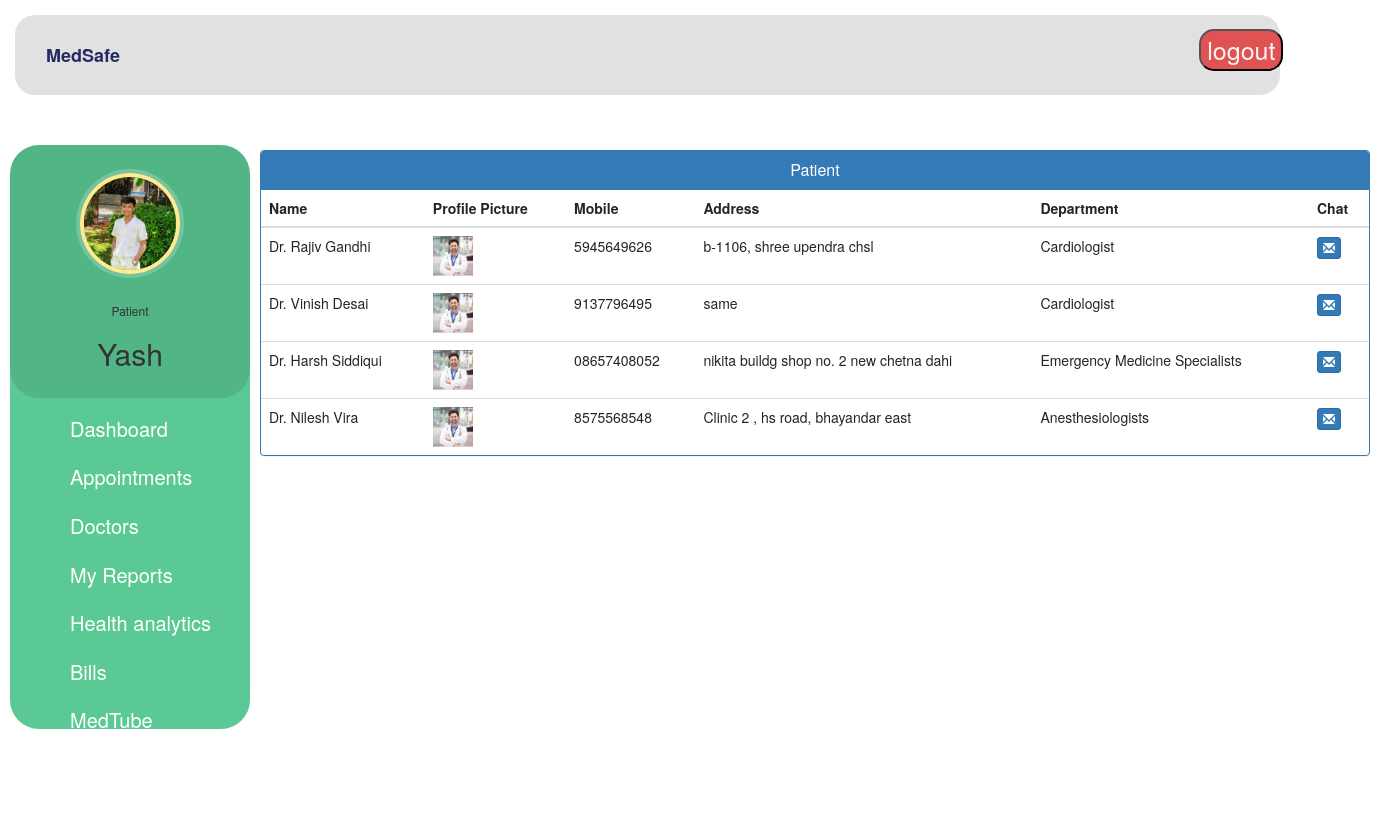
/patient-chat-view (signed in), run on the app's committed database.
### hospital/models.py (models this page shows, shortened)
class Patient(models.Model):
    user=models.OneToOneField(User,on_delete=models.CASCADE)
    profile_pic= models.ImageField(upload_to='profile_pic/PatientProfilePic/',null=True,blank=True)
    address = models.CharField(max_length=40)
    mobile = models.CharField(max_length=20,null=False)
    symptoms = models.CharField(max_length=100,null=False)
    assignedDoctorId = models.PositiveIntegerField(null=True)
    admitDate=models.DateField(auto_now=True)
    status=models.BooleanField(default=False)

class Doctor(models.Model):
    user=models.OneToOneField(User,on_delete=models.CASCADE)
    profile_pic= models.ImageField(upload_to='profile_pic/DoctorProfilePic/',null=True,blank=True)
    address = models.CharField(max_length=40)
    mobile = models.CharField(max_length=20,null=True)
    department= models.CharField(max_length=50,choices=departments,default='Cardiologist')
    status=models.BooleanField(default=False)
    availability=models.BooleanField(default=True)
    @property
    def get_name(self):
        return self.user.first_name+" "+self.user.last_name

### hospital/views.py (the view)
# urls.py: path('patient-chat-view', views.patient_chat_view, name='doctor-chat-view'),
@login_required(login_url='patientlogin')
@user_passes_test(is_patient)
def patient_chat_view(request):
    doctors=models.Doctor.objects.all().filter(status=True)
    patient=models.Patient.objects.get(user_id=request.user.id) #for profile picture of patient in sidebar
    return render(request,'hospital/patient_chat_view.html',{'patient':patient,'doctors':doctors})

### hospital/views.py (called while the page is built)
def is_patient(user):
    return user.groups.filter(name='PATIENT').exists()

### templates/hospital/patient_chat_view.html (shortened to what this page needs)
{% extends 'hospital/patient_base.html' %}
{% block content %}
{%load static%}
<head>
  <link href="//netdna.bootstrapcdn.com/bootstrap/3.0.0/css/bootstrap.min.css" rel="stylesheet" id="bootstrap-css">
</head>
<div class="container">
  <div class="panel panel-primary">
    <div class="panel-heading">
      <h6 class="panel-title">Patient</h6>
    </div>
    <table class="table table-hover" id="dev-table">
      <thead>
        <tr>
            <th>Name</th>
            <th>Profile Picture</th>
            <th>Mobile</th>
            <th>Address</th>
            <th>Department</th>
            <th>Chat</th>
          </tr>
        </thead>
        {% for d in doctors %}
        <tr>
          <td> {{d.get_name}}</td>
          <td> <img src="{% static d.profile_pic.url %}" alt="Profile Pic" height="40px" width="40px" /></td>
          <td>{{d.mobile}}</td>
          <td>{{d.address}}</td>
          <td>{{d.department}}</td>
        <td><a class="btn btn-primary btn-xs" href="{% url '1-1_chat' %}"><span class="glyphicon glyphicon-envelope"></span></a></td>
      </tr>
      {% endfor %}
    </table>
  </div>
</div>
{% endblock content %}

### templates/hospital/patient_base.html (shortened to what this page needs)
<!DOCTYPE html>
{% load static %}
<html lang="en">
<head>
  <link rel="stylesheet" href="https://stackpath.bootstrapcdn.com/bootstrap/4.3.1/css/bootstrap.min.css">
  <link rel="stylesheet" href="https://maxcdn.bootstrapcdn.com/font-awesome/4.7.0/css/font-awesome.min.css">
</head>
<body>
  <nav class="menu" tabindex="0">
    <header class="avatar">
      <img src="{% static patient.profile_pic.url %}" alt="Profile Pic" />
      <br><br>
      <h6>Patient</h6>
      <h2>{{request.user.first_name}}</h2>
    </header>
    <ul>
      <li tabindex="0" style="font-size: 20px;" class="icon-dashboard"> <a style="color:white; text-decoration:none;" href="/patient-dashboard"><span>Dashboard</span></a> </li>
      <li tabindex="0" style="font-size: 20px;" class="icon-calendar"> <a style="color:white; text-decoration:none;" href="/patient-appointment"><span>Appointments</span></a></li>
      <li tabindex="0" style="font-size: 20px;" class="icon-users"> <a style="color:white; text-decoration:none;" href="/patient-view-doctor"><span>Doctors</span></a></li>
      <li tabindex="0" style="font-size: 20px;" class="icon-users"> <a style="color:white; text-decoration:none;" href="/patient-reports"><span>My Reports</span></a></li>
      <li tabindex="0" style="font-size: 20px;" class="icon-users"> <a style="color:white; text-decoration:none;" href="/patient-graph"><span>Health analytics</span></a></li>
      <li tabindex="0" style="font-size: 20px;" class="icon-users"> <a style="color:white; text-decoration:none;" href="/patient-discharge"><span>Bills</span></a></li>
      <li tabindex="0" style="font-size: 20px;" class="icon-users"> <a style="color:white; text-decoration:none;" href="/patient_medtube"><span>MedTube</span></a></li>
      <li tabindex="0" style="font-size: 20px;" class="icon-users"> <a style="color:white; text-decoration:none;" href="/chat_bot"><span>MedBot Ai</span></a></li>
      <li tabindex="0" style="font-size: 20px;" class="icon-users"> <a style="color:white; text-decoration:none;" href="/patient-chat-view"><span>1-1 Chat</span></a></li>
    </ul>
  </nav>
  <main>
    <div class="bs-example">
      <nav class="navbar navbar-expand-md  navbar-dark fixed-top">
        <a href="/patient-dashboard" class="navbar-brand" style="color: #252B61;" style="font-size: 25px;">MedSafe</a>
        <div class="collapse navbar-collapse justify-content-between" id="navbarCollapse">
          <div class="navbar-nav" style=" margin-left: 95%;">
            <form method="post" action="logout/">
              <button type="submit" class="logout">logout</button>
          </form>
          </div>
        </div>
      </nav>
    </div>
    <br><br>
    {% block content %}
    {% endblock content %}
    <br><br><br><br><br><br><br>
  </main>
</body>
</html>

### templates/hospital/patient_base.html (style rules this page uses)
a:link { text-decoration: none; }
a { color: white; }
body { padding-left: 240px; }
main { position: relative; height: 100vh; }
.menu { background: #5bc995; border-radius: 29px; height: 73vh; width: 240px; position: fixed; top: 145px; margin-left: 10px; left: 0; z-index: 5; outline: none; }
.menu .avatar { background: rgba(0, 0, 0, 0.1); padding: 2em 0.5em; text-align: center; border-radius: 29px; }
.menu .avatar img { width: 100px; border-radius: 50%; overflow: hidden; border: 4px solid #ffea92; box-shadow: 0 0 0 4px rgba(255, 255, 255, 0.2); }
.menu .avatar h2 { font-weight: normal; margin-bottom: 0; }
.menu ul { list-style: none; padding: 0.5em 0; margin: 0; }
.menu ul li { padding: 0.5em 1em 0.5em 3em; font-size: 0.95em; font-weight: regular; background-repeat: no-repeat; background-position: left 15px center; background-size: auto 20px; transition: all 0.15s linear; cursor: pointer; }
.menu ul li.icon-dashboard { background-image: url("http://www.entypo.com/images//gauge.svg"); }
.menu ul li.icon-users { background-image: url("http://www.entypo.com/images//users.svg"); }
.menu ul li.icon-calendar { background-image: url("http://www.entypo.com/images//calendar.svg"); }
.bs-example { width: 110%; height: 80px; background-color: #E1E1E1; border-radius: 20px; margin: 15px; position: relative; right: 240px; }
.navbar-brand { margin-top: 8.5px; margin-left: 5px ; font-weight: 800; }
.logout { background-color: #e05353; color: rgb(255, 244, 244); border-radius: 15px; font-size: 25px; }

### templates/hospital/patient_chat_view.html (style rules this page uses)
a:link { text-decoration: none; }
h6 { text-align: center; }

### data on the page
Patient: profile_pic (picture)
Doctor: get_name "Dr. Rajiv Gandhi", profile_pic (picture), mobile "5945649626", address "b-1106, shree upendra chsl", department "Cardiologist"
Doctor: get_name "Dr. Vinish Desai", profile_pic (picture), mobile "9137796495", address "same", department "Cardiologist"
Doctor: get_name "Dr. Harsh Siddiqui", profile_pic (picture), mobile "08657408052", address "nikita buildg shop no. 2 new chetna dahi", department "Emergency Medicine Specialists"
Doctor: get_name "Dr. Nilesh Vira", profile_pic (picture), mobile "8575568548", address "Clinic 2 , hs road, bhayandar east", department "Anesthesiologists"

### other printed values
{{ request.user.first_name }} "Yash"
